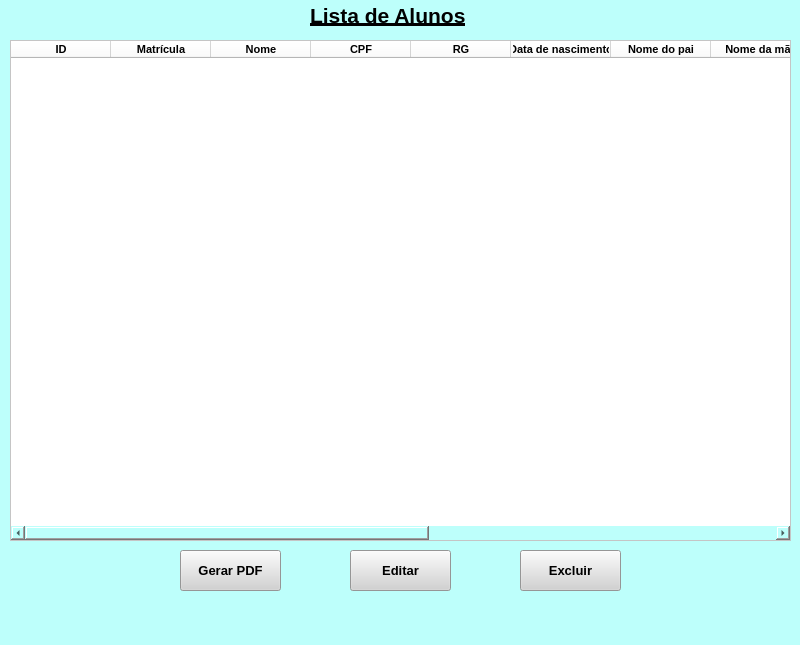
<?xml version="1.0" encoding="UTF-8"?>
<ui version="4.0">
 <class>MainWindow</class>
 <widget class="QMainWindow" name="MainWindow">
  <property name="geometry">
   <rect>
    <x>0</x>
    <y>0</y>
    <width>800</width>
    <height>645</height>
   </rect>
  </property>
  <property name="windowTitle">
   <string>MainWindow</string>
  </property>
  <property name="styleSheet">
   <string notr="true">background-color: rgb(189, 255, 251);</string>
  </property>
  <widget class="QWidget" name="centralwidget">
   <widget class="QLabel" name="label">
    <property name="geometry">
     <rect>
      <x>310</x>
      <y>0</y>
      <width>211</width>
      <height>31</height>
     </rect>
    </property>
    <property name="font">
     <font>
      <pointsize>16</pointsize>
      <weight>75</weight>
      <bold>true</bold>
      <underline>true</underline>
     </font>
    </property>
    <property name="text">
     <string>Lista de Alunos</string>
    </property>
   </widget>
   <widget class="QTableWidget" name="tableWidget">
    <property name="geometry">
     <rect>
      <x>10</x>
      <y>40</y>
      <width>781</width>
      <height>501</height>
     </rect>
    </property>
    <property name="font">
     <font>
      <pointsize>13</pointsize>
      <weight>75</weight>
      <bold>true</bold>
     </font>
    </property>
    <property name="styleSheet">
     <string notr="true">background-color: rgb(255, 255, 255);</string>
    </property>
    <property name="gridStyle">
     <enum>Qt::SolidLine</enum>
    </property>
    <column>
     <property name="text">
      <string>ID</string>
     </property>
     <property name="font">
      <font>
       <pointsize>8</pointsize>
       <weight>75</weight>
       <bold>true</bold>
      </font>
     </property>
    </column>
    <column>
     <property name="text">
      <string>Matrícula</string>
     </property>
     <property name="font">
      <font>
       <pointsize>8</pointsize>
       <weight>75</weight>
       <bold>true</bold>
      </font>
     </property>
    </column>
    <column>
     <property name="text">
      <string>Nome</string>
     </property>
     <property name="font">
      <font>
       <pointsize>8</pointsize>
       <weight>75</weight>
       <bold>true</bold>
      </font>
     </property>
    </column>
    <column>
     <property name="text">
      <string>CPF</string>
     </property>
     <property name="font">
      <font>
       <pointsize>8</pointsize>
       <weight>75</weight>
       <bold>true</bold>
      </font>
     </property>
    </column>
    <column>
     <property name="text">
      <string>RG</string>
     </property>
     <property name="font">
      <font>
       <pointsize>8</pointsize>
       <weight>75</weight>
       <bold>true</bold>
      </font>
     </property>
    </column>
    <column>
     <property name="text">
      <string>Data de nascimento</string>
     </property>
     <property name="font">
      <font>
       <pointsize>8</pointsize>
       <weight>75</weight>
       <bold>true</bold>
      </font>
     </property>
    </column>
    <column>
     <property name="text">
      <string>Nome do pai</string>
     </property>
     <property name="font">
      <font>
       <pointsize>8</pointsize>
       <weight>75</weight>
       <bold>true</bold>
      </font>
     </property>
    </column>
    <column>
     <property name="text">
      <string>Nome da mãe</string>
     </property>
     <property name="font">
      <font>
       <pointsize>8</pointsize>
       <weight>75</weight>
       <bold>true</bold>
      </font>
     </property>
    </column>
    <column>
     <property name="text">
      <string>Sexo</string>
     </property>
     <property name="font">
      <font>
       <pointsize>8</pointsize>
       <weight>75</weight>
       <bold>true</bold>
      </font>
     </property>
    </column>
    <column>
     <property name="text">
      <string>E-mail</string>
     </property>
     <property name="font">
      <font>
       <pointsize>8</pointsize>
       <weight>75</weight>
       <bold>true</bold>
      </font>
     </property>
    </column>
    <column>
     <property name="text">
      <string>Telefone 1</string>
     </property>
     <property name="font">
      <font>
       <pointsize>8</pointsize>
       <weight>75</weight>
       <bold>true</bold>
      </font>
     </property>
    </column>
    <column>
     <property name="text">
      <string>Telefone 2*</string>
     </property>
     <property name="font">
      <font>
       <pointsize>8</pointsize>
       <weight>75</weight>
       <bold>true</bold>
      </font>
     </property>
    </column>
    <column>
     <property name="text">
      <string>Endereço</string>
     </property>
     <property name="font">
      <font>
       <pointsize>8</pointsize>
       <weight>75</weight>
       <bold>true</bold>
      </font>
     </property>
    </column>
   </widget>
   <widget class="QPushButton" name="pushButton">
    <property name="geometry">
     <rect>
      <x>180</x>
      <y>550</y>
      <width>101</width>
      <height>41</height>
     </rect>
    </property>
    <property name="font">
     <font>
      <pointsize>10</pointsize>
      <weight>75</weight>
      <bold>true</bold>
     </font>
    </property>
    <property name="styleSheet">
     <string notr="true">background-color: rgb(210, 210, 210);</string>
    </property>
    <property name="text">
     <string>Gerar PDF</string>
    </property>
   </widget>
   <widget class="QPushButton" name="pushButton_2">
    <property name="geometry">
     <rect>
      <x>520</x>
      <y>550</y>
      <width>101</width>
      <height>41</height>
     </rect>
    </property>
    <property name="font">
     <font>
      <pointsize>10</pointsize>
      <weight>75</weight>
      <bold>true</bold>
     </font>
    </property>
    <property name="styleSheet">
     <string notr="true">background-color: rgb(210, 210, 210);</string>
    </property>
    <property name="text">
     <string>Excluir</string>
    </property>
   </widget>
   <widget class="QPushButton" name="pushButton_3">
    <property name="geometry">
     <rect>
      <x>350</x>
      <y>550</y>
      <width>101</width>
      <height>41</height>
     </rect>
    </property>
    <property name="font">
     <font>
      <pointsize>10</pointsize>
      <weight>75</weight>
      <bold>true</bold>
     </font>
    </property>
    <property name="styleSheet">
     <string notr="true">background-color: rgb(210, 210, 210);</string>
    </property>
    <property name="text">
     <string>Editar</string>
    </property>
   </widget>
  </widget>
  <widget class="QMenuBar" name="menubar">
   <property name="geometry">
    <rect>
     <x>0</x>
     <y>0</y>
     <width>800</width>
     <height>26</height>
    </rect>
   </property>
  </widget>
  <widget class="QStatusBar" name="statusbar"/>
 </widget>
 <resources/>
 <connections/>
</ui>
